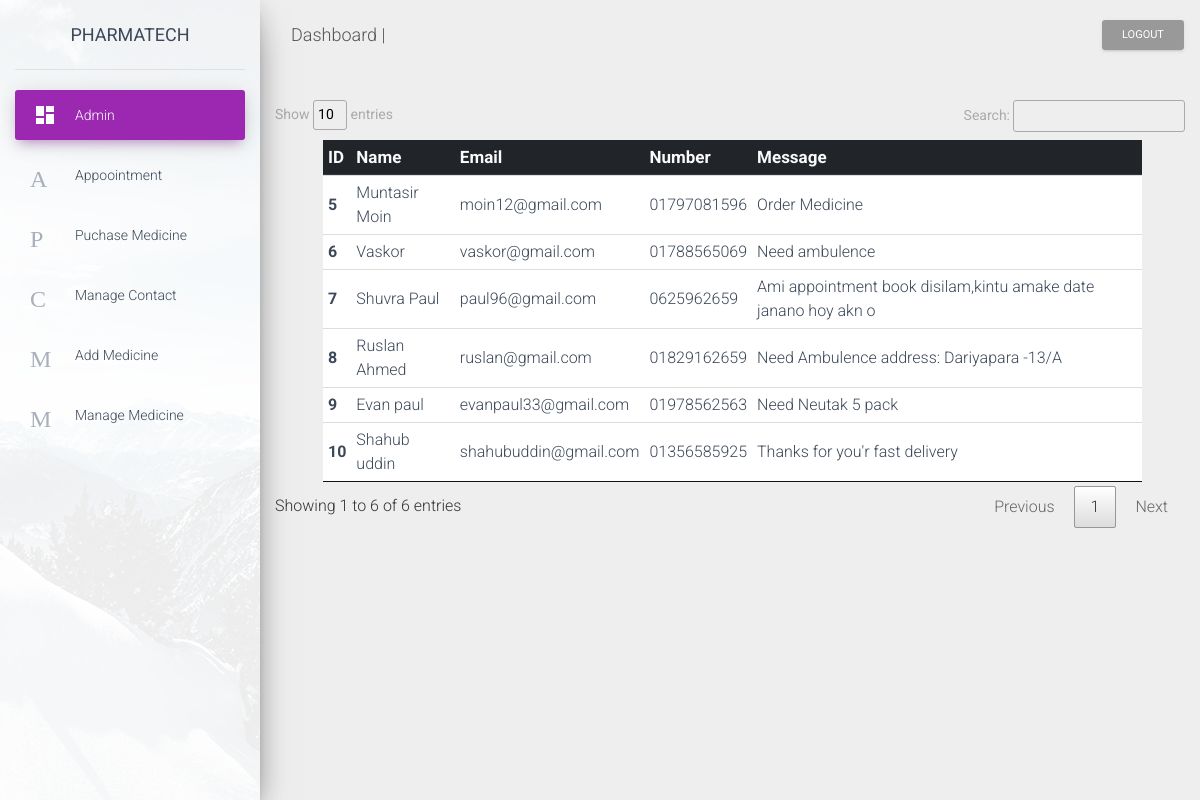
The app's page /index.php/admin_controller/contact with its own data.
### tables this page shows
CREATE TABLE `contact_info` (
  `cnt_id` int(11) NOT NULL,
  `cnt_name` varchar(30) NOT NULL,
  `cnt_email` varchar(50) NOT NULL,
  `cnt_number` varchar(11) NOT NULL,
  `cnt_msg` varchar(255) NOT NULL
);

### application/controllers/admin_controller.php (called while the page is built, shortened)
<?php
class Admin_controller extends CI_Controller {
    public function contact(){
        $data = array();
        $this->load->model('admin_model');
        $data['all_contact'] = $this->admin_model->all_contact();
        $data['admin_content'] = $this->load->view('admin_pages/contact_manage',$data,true);
		$this->load->view('dashboard_home',$data);
    }
}

### index.php (called while the page is built, shortened)
<?php
require_once BASEPATH.'core/CodeIgniter.php';

### application/models/admin_model.php (called while the page is built, shortened)
<?php
class admin_model extends CI_Model {
    public function all_contact()
    {
        $this->db->select('*');
        $this->db->from('contact_info');
        $que = $this->db->get();
        $contact_data = $que->result();
        return $contact_data;
    }
}

### application/views/admin_pages/contact_manage.php (the view)
<div class="container" style="margin 0 auto">
<table class="table ml-5 " style="width: 90%" id="myTable">
  <thead class="thead-dark">
    <tr>
      <th scope="col">ID</th>
      <th scope="col">Name </th>
      <th scope="col">Email</th>
      <th scope="col">Number</th>
      <th scope="col">Message</th>
    </tr>
  </thead>
  <tbody>
    <?php foreach($all_contact as $row){ ?>
    <tr>
    <th scope="row"><?php echo $row->cnt_id;?></th>
      <td><?php echo $row->cnt_name;?></td>
      <td><?php echo $row->cnt_email;?></td>
      <td><?php echo $row->cnt_number;?></td>
      <td><?php echo $row->cnt_msg;?></td>
    </tr>
    <?php }?>
  </tbody>
</table>
</div>

### records on screen
contact_info: cnt_id "5", cnt_name "Muntasir Moin", cnt_email "moin12@gmail.com", cnt_number "01797081596", cnt_msg "Order Medicine"
contact_info: cnt_id "6", cnt_name "Vaskor", cnt_email "vaskor@gmail.com", cnt_number "01788565069", cnt_msg "Need ambulence"
contact_info: cnt_id "7", cnt_name "Shuvra Paul", cnt_email "paul96@gmail.com", cnt_number "0625962659", cnt_msg "Ami appointment book disilam,kintu amake date janano hoy akn o"
contact_info: cnt_id "8", cnt_name "Ruslan Ahmed", cnt_email "ruslan@gmail.com", cnt_number "01829162659", cnt_msg "Need Ambulence address: Dariyapara -13/A"
contact_info: cnt_id "9", cnt_name "Evan paul", cnt_email "evanpaul33@gmail.com", cnt_number "01978562563", cnt_msg "Need Neutak 5 pack"
contact_info: cnt_id "10", cnt_name "Shahub uddin", cnt_email "shahubuddin@gmail.com", cnt_number "01356585925", cnt_msg "Thanks for you'r fast delivery"
